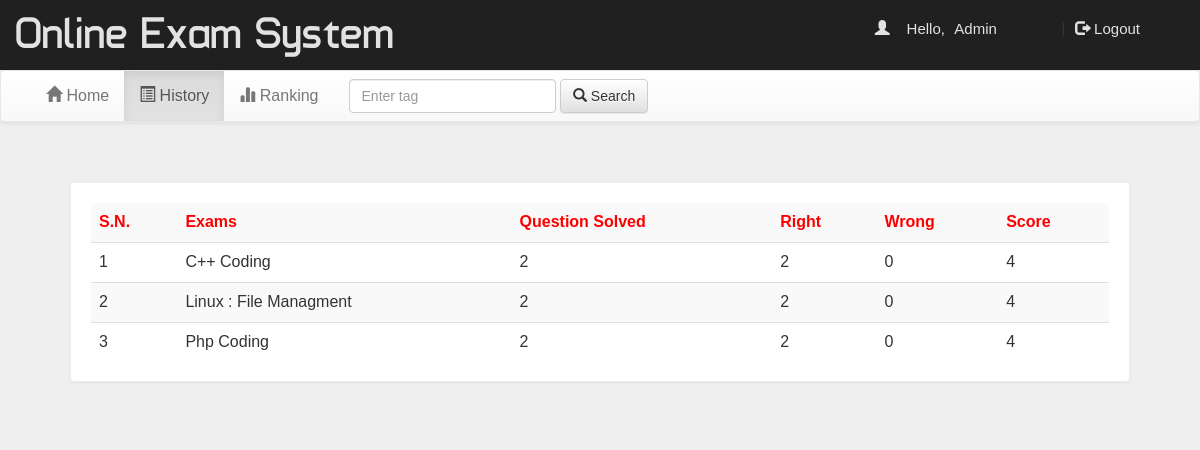
/account.php?q=2 (signed in), run on the app's committed database.
### tables this page shows
CREATE TABLE `history` (
  `email` varchar(50) NOT NULL,
  `eid` text NOT NULL,
  `score` int(11) NOT NULL,
  `level` int(11) NOT NULL,
  `sahi` int(11) NOT NULL,
  `wrong` int(11) NOT NULL,
  `date` timestamp NOT NULL DEFAULT CURRENT_TIMESTAMP ON UPDATE CURRENT_TIMESTAMP
);

CREATE TABLE `quiz` (
  `eid` text NOT NULL,
  `title` varchar(100) NOT NULL,
  `sahi` int(11) NOT NULL,
  `wrong` int(11) NOT NULL,
  `total` int(11) NOT NULL,
  `time` bigint(20) NOT NULL,
  `intro` text NOT NULL,
  `tag` varchar(100) NOT NULL,
  `date` timestamp NOT NULL DEFAULT CURRENT_TIMESTAMP ON UPDATE CURRENT_TIMESTAMP
);

### account.php (the view, shortened to what this page needs)
<!DOCTYPE html PUBLIC "-//W3C//DTD XHTML 1.0 Transitional//EN" "http://www.w3.org/TR/xhtml1/DTD/xhtml1-transitional.dtd">
<html xmlns="http://www.w3.org/1999/xhtml">
<head>
<link  rel="stylesheet" href="css/bootstrap.min.css"/>
 <link  rel="stylesheet" href="css/bootstrap-theme.min.css"/>
 <link rel="stylesheet" href="css/main.css">
 <link  rel="stylesheet" href="css/font.css">
</head>
<body>
<div class="header">
<div class="row">
<div class="col-lg-6">
<span class="logo">Online Exam System</span></div>
<div class="col-md-4 col-md-offset-2">
 <?php
 include_once 'dbConnection.php';
  if(!(isset($_SESSION['email']))){
header("location:index.php");
}
else
{
$name = $_SESSION['name'];
$email=$_SESSION['email'];
echo '<span class="pull-right top title1" ><span class="log1"><span class="glyphicon glyphicon-user" aria-hidden="true"></span>&nbsp;&nbsp;&nbsp;&nbsp;Hello,</span> <a href="account.php?q=1" class="log log1">'.$name.'</a>&nbsp;|&nbsp;<a href="logout.php?q=account.php" class="log"><span class="glyphicon glyphicon-log-out" aria-hidden="true"></span>&nbsp;Logout</button></a></span>';
}?>
</div>
</div></div>
<div class="bg">
<nav class="navbar navbar-default title1">
  <div class="container-fluid">
    <div class="collapse navbar-collapse" id="bs-example-navbar-collapse-1">
      <ul class="nav navbar-nav">
        <li <?php if(@$_GET['q']==1) echo'class="active"'; ?> ><a href="account.php?q=1"><span class="glyphicon glyphicon-home" aria-hidden="true"></span>&nbsp;Home<span class="sr-only">(current)</span></a></li>
        <li <?php if(@$_GET['q']==2) echo'class="active"'; ?>><a href="account.php?q=2"><span class="glyphicon glyphicon-list-alt" aria-hidden="true"></span>&nbsp;History</a></li>
		<li <?php if(@$_GET['q']==3) echo'class="active"'; ?>><a href="account.php?q=3"><span class="glyphicon glyphicon-stats" aria-hidden="true"></span>&nbsp;Ranking</a></li></ul>
            <form class="navbar-form navbar-left" role="search">
        <div class="form-group">
          <input type="text" class="form-control" placeholder="Enter tag ">
        </div>
        <button type="submit" class="btn btn-default"><span class="glyphicon glyphicon-search" aria-hidden="true"></span>&nbsp;Search</button>
      </form>
      </div>
  </div>
</nav>
<div class="container">
<div class="row">
<div class="col-md-12">
<?php
if(@$_GET['q']== 2)
{
$q=mysqli_query($con,"SELECT * FROM history WHERE email='$email' ORDER BY date DESC " )or die('Error197');
echo  '<div class="panel title">
<table class="table table-striped title1" >
<tr style="color:red"><td><b>S.N.</b></td><td><b>Exams</b></td><td><b>Question Solved</b></td><td><b>Right</b></td><td><b>Wrong<b></td><td><b>Score</b></td>';
$c=0;
while($row=mysqli_fetch_array($q) )
{
$eid=$row['eid'];
$s=$row['score'];
$w=$row['wrong'];
$r=$row['sahi'];
$qa=$row['level'];
$q23=mysqli_query($con,"SELECT title FROM quiz WHERE  eid='$eid' " )or die('Error208');
while($row=mysqli_fetch_array($q23) )
{
$title=$row['title'];
}
$c++;
echo '<tr><td>'.$c.'</td><td>'.$title.'</td><td>'.$qa.'</td><td>'.$r.'</td><td>'.$w.'</td><td>'.$s.'</td></tr>';
}
echo'</table></div>';
}
?>
</div></div></div></div>
</body>
</html>

### css/main.css (style rules this page uses)
body { overflow-x: hidden; width: 100%; font: 15px "Century Gothic", "Times Roman", sans-serif; background: #eee; min-height: 550px; background-attachment: fixed; }
.bg { min-height: 540px; }
.panel { border-color: #eee; margin: 40px; padding: 20px; font: 15px "Century Gothic", "Times Roman", sans-serif; }
.title { font-family: "typo"; }
.header { background: #202020; height: 70px; }
.logo { font-family: "typo"; font-size: 45px; color: #e2e2e2; margin: 15px; }
.title1 { font: 16px "Century Gothic", "Times Roman", sans-serif; }
.top { margin-top: 20px; }
.log1 { font: 15px "Ubuntu", sans-serif; color: #e2e2e2; margin-left: 10px; }
.log { margin: 10px; margin-right: 60px; margin-left: 5px; color: #e2e2e2; text-decoration: none; font-size: 20px; font-size: 15px; }

### data on the page
history: eid.title "C++ Coding", level "2", sahi "2", wrong "0", score "4"
history: eid.title "Linux : File Managment", level "2", sahi "2", wrong "0", score "4"
history: eid.title "Php Coding", level "2", sahi "2", wrong "0", score "4"

### other printed values
$name "Admin"
